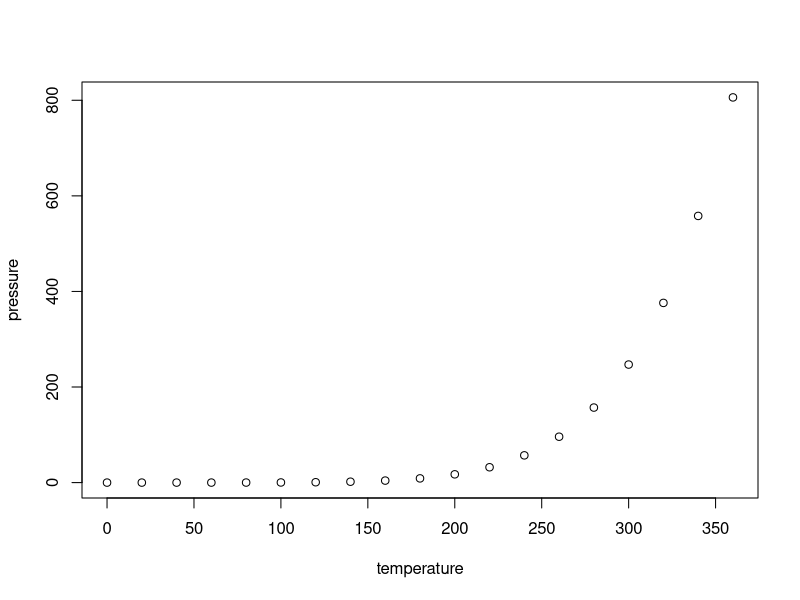
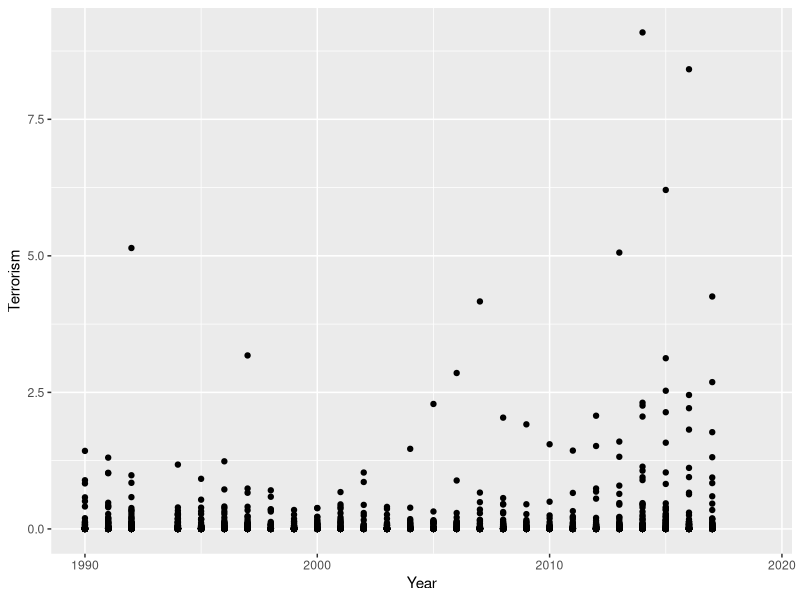
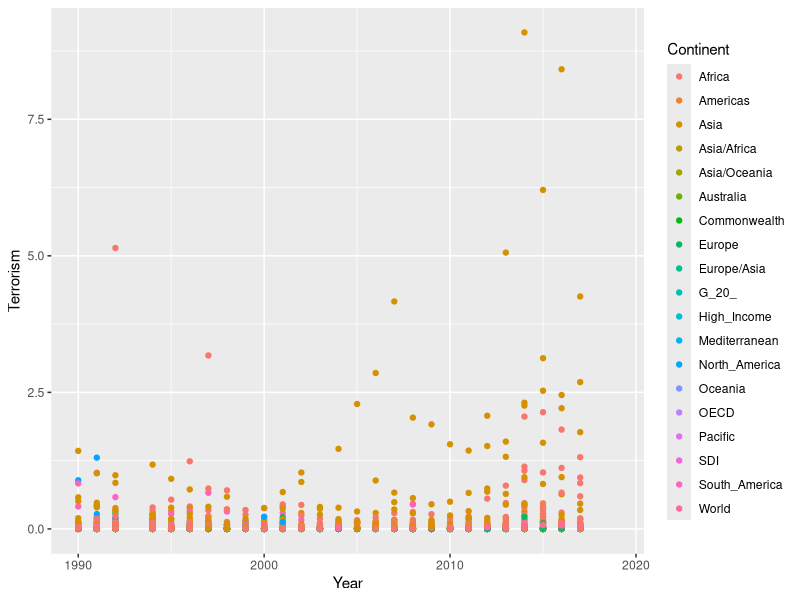
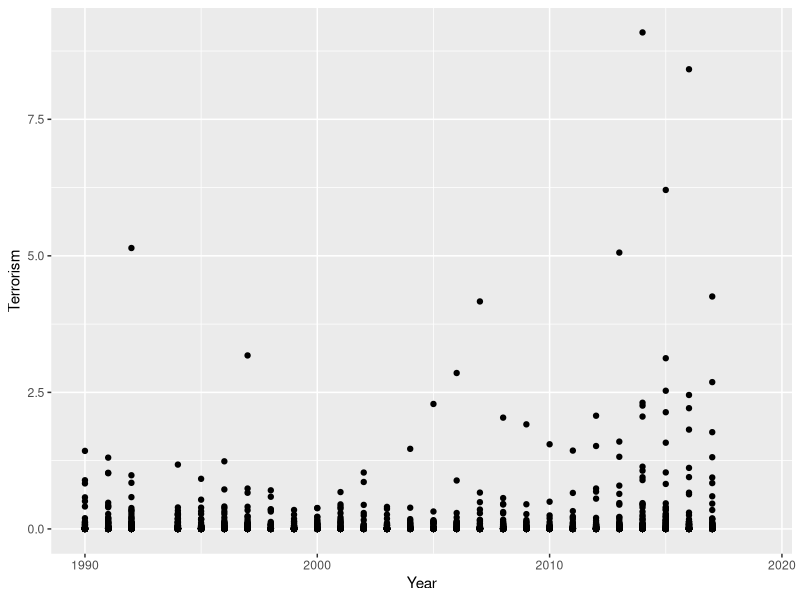
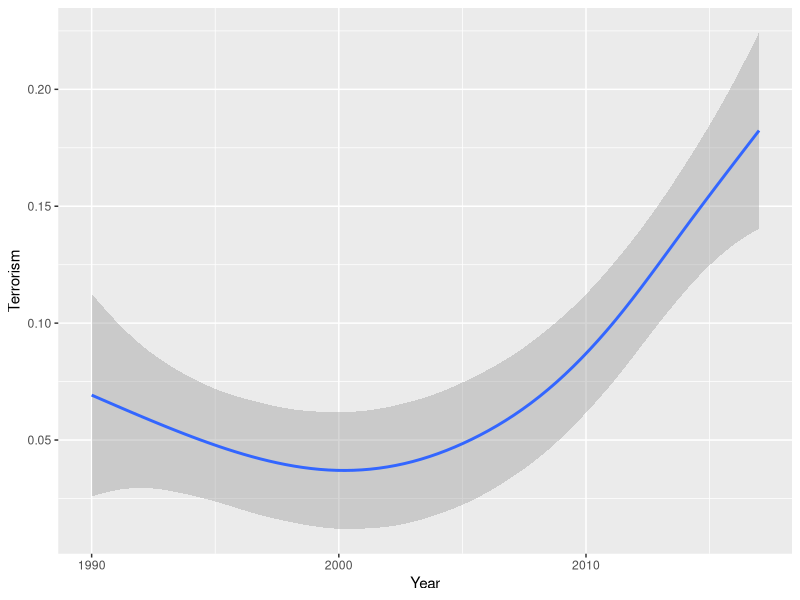
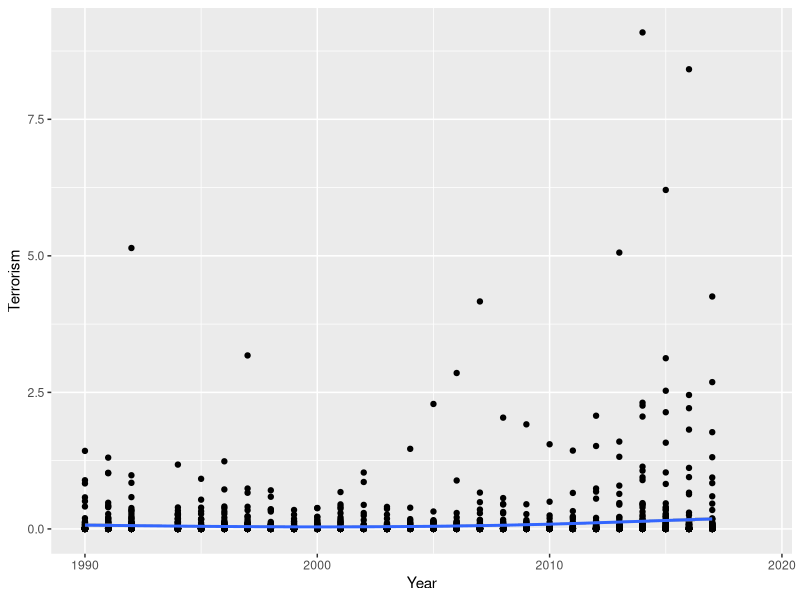
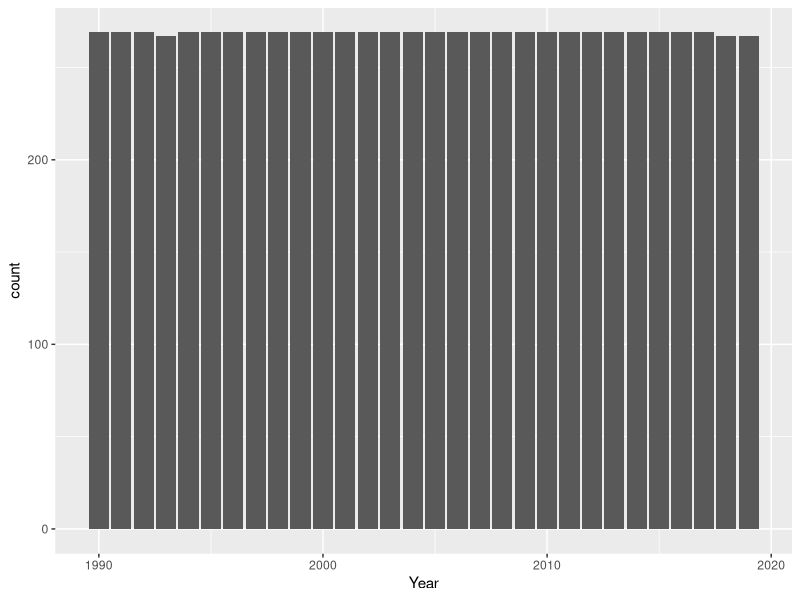
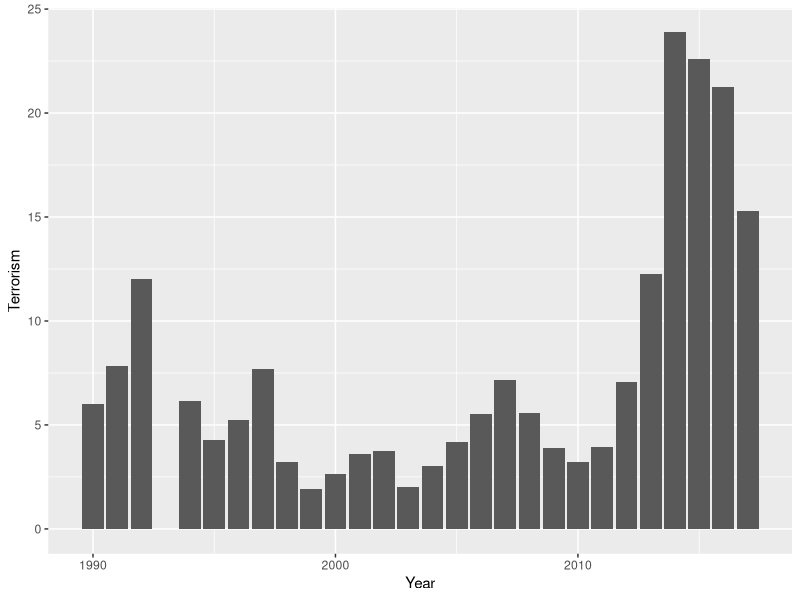

Write the R code that produced these figures, in order.
## ---- chunk 1
knitr::opts_chunk$set(echo = TRUE)
## ---- chunk 2
summary(cars)
## ---- chunk 3
plot(pressure)
## ---- chunk 4
#install.packages("tidyverse")
## ---- chunk 5
library(tidyverse)
## ---- chunk 6
library(readr)
share_of_deaths_by_cause <- read_csv("share-of-deaths-by-cause.csv")
View(share_of_deaths_by_cause)
## ---- chunk 7
ggplot(data =share_of_deaths_by_cause) + 
  geom_point(mapping = aes(x = Year, y = Terrorism))
## ---- chunk 8
ggplot(data = share_of_deaths_by_cause) + 
  geom_point(mapping = aes(x = Year, y = Terrorism, color = Continent))
## ---- chunk 9
# left
ggplot(data = share_of_deaths_by_cause) + 
  geom_point(mapping = aes(x = Year, y = Terrorism))

# right
ggplot(data = share_of_deaths_by_cause) + 
  geom_smooth(mapping = aes(x = Year, y = Terrorism))
## ---- chunk 10
ggplot(data = share_of_deaths_by_cause) + 
  geom_point(mapping = aes(x = Year, y = Terrorism)) +
  geom_smooth(mapping = aes(x = Year, y = Terrorism))
## ---- chunk 11
ggplot(data = share_of_deaths_by_cause) + 
  geom_bar(mapping = aes(x = Year))
## ---- chunk 12
ggplot(data =share_of_deaths_by_cause) +
  geom_bar(mapping = aes(x = Year, y = Terrorism), stat = "identity")
## ---- chunk 13
ggplot(data = share_of_deaths_by_cause) + 
  stat_summary(
    mapping = aes(x = Year, y = Terrorism),
    fun.min = min,
    fun.max = max,
    fun = median
  )
## ---- chunk 14
ggplot(data = share_of_deaths_by_cause) + 
  geom_bar(mapping = aes(x = Continent, colour = Continent))
ggplot(data = share_of_deaths_by_cause) + 
  geom_bar(mapping = aes(x = Continent, fill = Continent))
## ---- chunk 15
filter(share_of_deaths_by_cause, Year ==2007, Terrorism>=0.5)

## ---- chunk 16
arrange(share_of_deaths_by_cause, Year, Continent, Terrorism)
## ---- chunk 17
select(share_of_deaths_by_cause, Year, Continent, Terrorism)
## ---- chunk 18
share_of_deaths_by_cause%>%group_by(Country)%>%summarise(new_Terrorism=mean(Terrorism, na.rm = TRUE))
## ---- chunk 19
library(tidyverse)

library(modelr)
options(na.action = na.warn)
## ---- chunk 20
ggplot(sim1, aes(x, y)) + 
  geom_point()
## ---- chunk 21
mydata <- tibble(
  a1 = runif(250, -20, 40),
  a2 = runif(250, -5, 5)
)

ggplot(sim1, aes(x, y)) + 
  geom_abline(aes(intercept = a1, slope = a2), data = mydata, alpha = 1/4) +
  geom_point() 
## ---- chunk 22
model1 <- function(a, data) {
  a[1] + data$x * a[2]
}
model1(c(7, 1.5), sim1)
measure_distance <- function(mod, data) {
  diff <- data$y - model1(mod, data)
  sqrt(mean(diff ^ 2))
}
measure_distance(c(7, 1.5), sim1)
#> [1] 2.665212


sim1_dist <- function(a1, a2) {
  measure_distance(c(a1, a2), sim1)
}

mydata <- mydata %>% 
  mutate(dist = purrr::map2_dbl(a1, a2, sim1_dist))
mydata

## ---- chunk 23
ggplot(sim1, aes(x, y)) + 
  geom_point(size = 2, colour = "grey30") + 
  geom_abline(
    aes(intercept = a1, slope = a2, colour = -dist), 
    data = filter(mydata, rank(dist) <= 10)
  )
## ---- chunk 24
ggplot(mydata, aes(a1, a2)) +
  geom_point(data = filter(mydata, rank(dist) <= 10), size = 4, colour = "red") +
  geom_point(aes(colour = -dist))
## ---- chunk 25
q <- sim1 %>% 
  data_grid(x) 
q

## ---- chunk 26
sim1_mod <- lm(y ~ x, data = sim1)

q<- q %>% 
  add_predictions(sim1_mod) 
q
